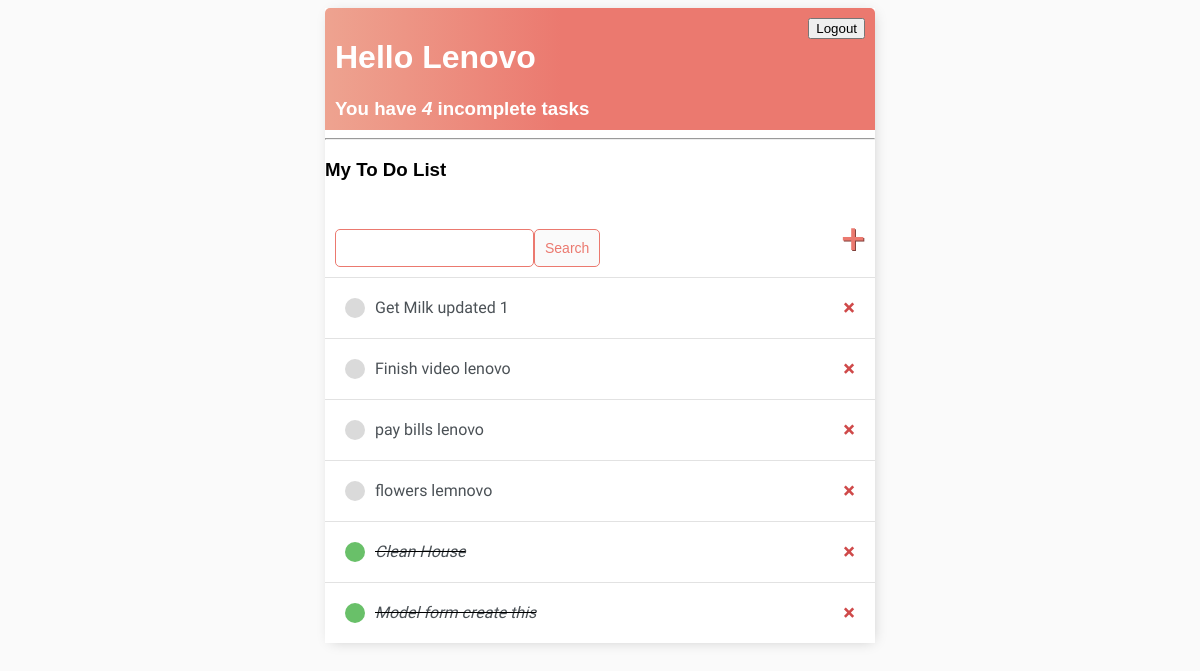
Before: / (signed in) with the older database file.
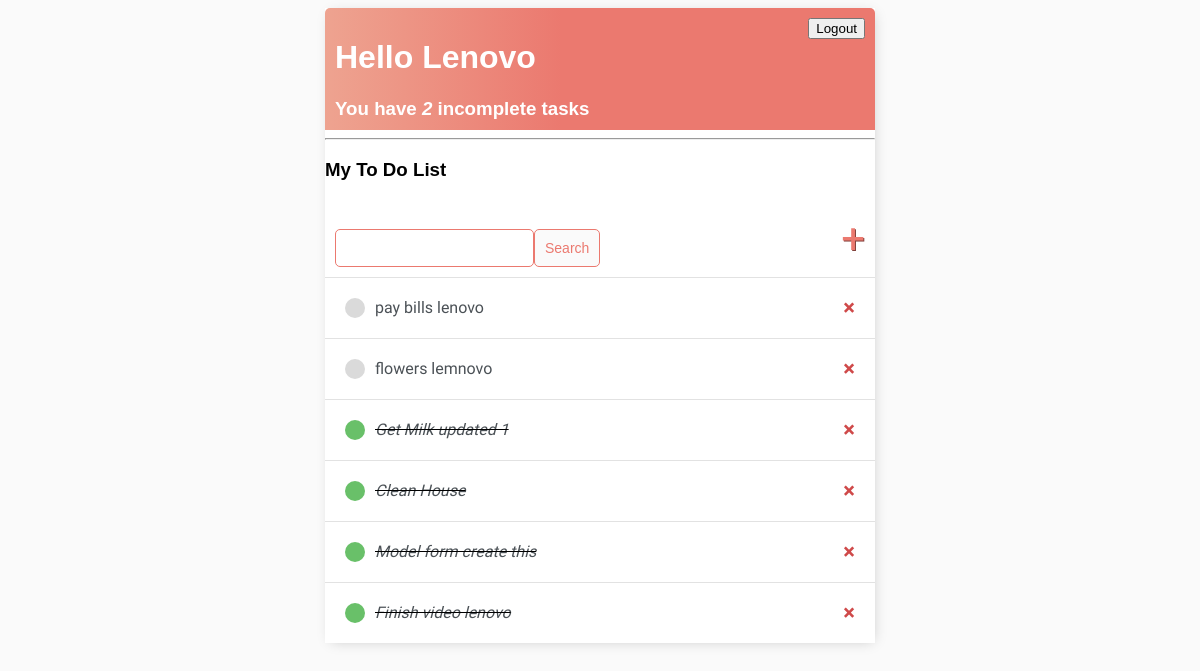
After: the same page with the newer database file.
### base/models.py (models this page shows)
class Task(models.Model):
    user = models.ForeignKey(User, on_delete=models.CASCADE, null=True, blank=True)
    title = models.CharField(max_length=200)
    description = models.TextField(null=True, blank=True)
    complete = models.BooleanField(default=False)
    create = models.DateTimeField(auto_now_add=True)
    def __str__(self):
        return self.title
    class Meta:
        ordering = ['complete']

### base/views.py (the view)
# urls.py: path('', TaskList.as_view(), name='tasks'),
class TaskList(LoginRequiredMixin, ListView):
    model = Task
    context_object_name = 'tasks'
    def get_context_data(self, **kwargs):
        context = super().get_context_data(**kwargs)
        context['tasks'] = context['tasks'].filter(user=self.request.user)
        context['count'] = context['tasks'].filter(complete = False).count()
        search_input = self.request.GET.get('search-area') or ''
        if search_input:
            context['tasks'] = context['tasks'].filter(title__startswith=search_input)
        context['search_input'] = search_input
        return context

### base/templates/base/task_list.html (shortened to what this page needs)
{% extends 'base/main.html' %}
{% block content %}
<div class="header-bar">
    <div>
        <h1>Hello {{request.user|title}}</h1>
        <h3 style="margin:0">You have <i>{{count}}</i> incomplete task{{count|pluralize:"s"}}</h3>
    </div>
    {% if request.user.is_authenticated %}
        <form action="{% url 'logout' %}" method="post">
            <button type="submit">Logout</button>
        </form>
    {% else %}
        <a href="{% url 'login' %}">Login</a>
    {% endif %}
</div>
<hr>
    <h3>My To Do List {{color}}</h3>
<div id="search-add-wrapper">
    <form method="GET" style="margin-top:20px; display:flex;">
        <input type="text" name="search-area" value="{{search_input}}">
        <input class="button" type="submit" value="Search">
    </form>
    <a id="add-link" href="{% url 'task-create' %}">&#x2b;</a>
</div>
<div class="task-items-wrapper">
    {% for task in tasks %}
        <div class="task-wrapper">
            {% if task.complete %}
                <div class="task-title">
                    <div class="task-complete-icon"></div>
                    <i><s><a href="{% url 'task-update' task.id %}">{{task}}</a></s></i>
                </div>
                <a class="delete-link" href="{% url 'task-delete' task.id %}">&#215;</a>
            {% else %}
                <div class="task-title">
                    <div class="task-incomplete-icon"></div>
                    <a href="{% url 'task-update' task.id %}">{{task}}</a>
                </div>
                <a class="delete-link" href="{% url 'task-delete' task.id %}">&#215;</a>
            {% endif %}
        </div>
    {% empty %}
        <h3>No items in List</h3>
    {% endfor %}
</div>
{% endblock content %}

Changed rows visible on the page:
changed Task "Get Milk updated 1": complete False → True (drawn); moves down the list
changed Task "Finish video lenovo": complete False → True (drawn); moves down the list
Other visible differences:
{{ count }}: "4" → "2"
